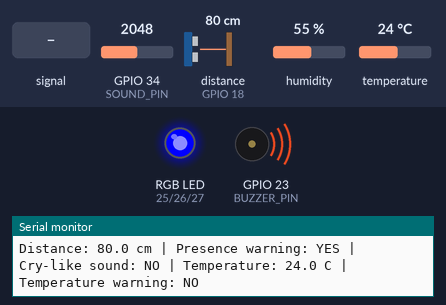
This sketch was run on a simulated ESP32. Shown: an RGB LED mixed from three pins (HIGH = lit), buzzer (waves = sounding, pin HIGH), the last lines printed to the serial monitor. Wiring (inferred from the names in the program): ultrasonic range finder: trigger GPIO 5; echo GPIO 18. The test bench sets the inputs (shaded band); at power-on: distance to the obstacle (sensor on GPIO 18) 80 cm, temperature 24 °C, GPIO 34 (SOUND_PIN) = 2048, humidity 55 % (analog values on the 0–4095 scale). The echo pulse lasts 58.3 µs per cm; pins used as bus, display or sensor lines are not drawn.

Above: at 1.2 s.
1.3 s: distance to the obstacle (sensor on GPIO 18) set to 23 cm
2.8 s: distance to the obstacle (sensor on GPIO 18) set to 19 cm
At 3.4 s:
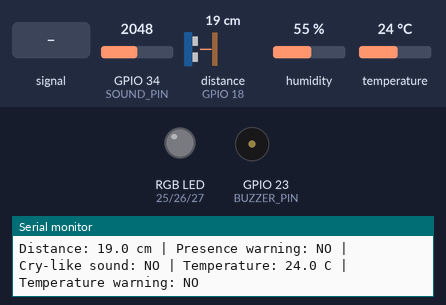
4.5 s: temperature set to 39 °C
7.2 s: temperature set to 42 °C
At 9.3 s:
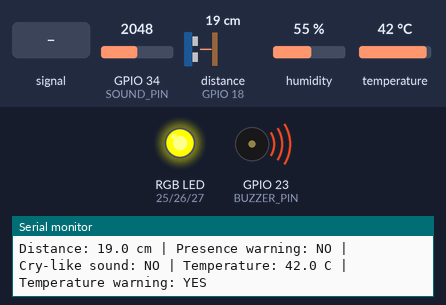
9.6 s: GPIO 34 (SOUND_PIN) fed a 200 Hz sine of ±327 counts around its level
At 10.8 s:
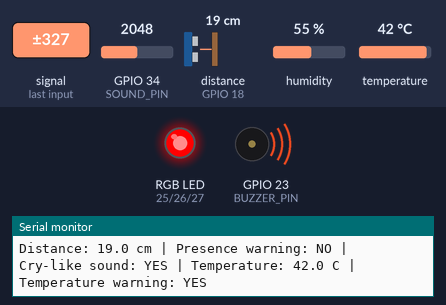
11.2 s: GPIO 34 (SOUND_PIN) set to 2866
At 12.4 s:
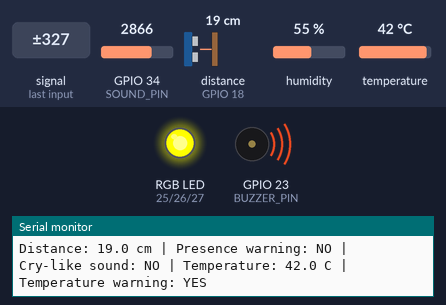
Timing chart, 0 to 14.2 s (numbered marks = the images above; inputs shaded):
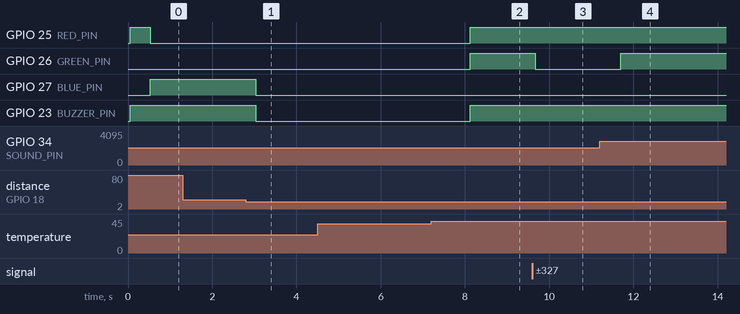

Measured:
- the behaviour switches between 21 and 20 cm on distance to the obstacle (sensor on GPIO 18) (found by bisection; images 0 and 1)
- the behaviour switches between 40 and 41 °C on temperature (found by bisection; images 1 and 2)
- after the input at 2.8 s, GPIO 27 (BLUE_PIN), GPIO 23 (BUZZER_PIN): HIGH → LOW after 0.23 s
- after the input at 7.2 s, GPIO 25 (RED_PIN), GPIO 26 (GREEN_PIN), GPIO 23 (BUZZER_PIN): LOW → HIGH after 0.92 s
- after the input at 9.6 s, GPIO 26 (GREEN_PIN): HIGH → LOW after 0.07 s
- after the input at 11.2 s, GPIO 26 (GREEN_PIN): LOW → HIGH after 0.50 s

The sketch:

BMS.ino
```cpp
#include <WiFi.h>
#include <esp_now.h>
#include <DHT.h>
#include <math.h>

// ================================================
// BABY MONITORING DEVICE (BMD)
// ESP32 + HC-SR04 + Sound Sensor + DHT11
// ESP-NOW transmitter to Parent Monitoring Device
// ================================================

// HC-SR04
#define TRIG_PIN 5
#define ECHO_PIN 18  // Use voltage divider

// Sound sensor analogue output
#define SOUND_PIN 34

// DHT11
#define DHT_PIN 4
#define DHT_TYPE DHT11
DHT dht(DHT_PIN, DHT_TYPE);

// Optional local RGB LED and buzzer
#define RED_PIN   25
#define GREEN_PIN 26
#define BLUE_PIN  27
#define BUZZER_PIN 23

// false = common cathode
// true = common anode
const bool COMMON_ANODE = false;

// ================================================
// CONFIGURATION
// ================================================

const float MIN_DISTANCE_CM = 1.0;
const float MAX_DISTANCE_CM = 20.0;

const int SOUND_THRESHOLD = 10;
const float TEMP_THRESHOLD_C = 40.0;

const unsigned long SEND_INTERVAL_MS = 500;
const unsigned long DHT_INTERVAL_MS = 2000;
const unsigned long SOUND_HOLD_MS = 500;

const int REQUIRED_DISTANCE_READINGS = 3;

// Must match the Parent Device receiver!
const uint32_t PACKET_MAGIC = 0xB2026001;

// Broadcast address: no parent MAC address needed
uint8_t parentAddress[] = {
  0xFF, 0xFF, 0xFF, 0xFF, 0xFF, 0xFF
};

// ================================================
// WIRELESS PACKET
// Must match the parent's BabyStatus structure.
// ================================================

struct BabyStatus {
  uint32_t magic;
  uint32_t sequence;
  uint8_t presenceWarning;
  uint8_t cryWarning;
  uint8_t temperatureWarning;
};

BabyStatus statusPacket;

uint32_t packetSequence = 0;

bool espNowReady = false;
bool packetSent = false;

// ================================================
// SENSOR VARIABLES
// ================================================

float distanceCM = NAN;
float temperatureC = NAN;
float humidity = NAN;

bool echoReceived = false;
bool babyPresent = false;
bool presenceWarning = true;
bool cryWarning = false;
bool temperatureWarning = false;
bool temperatureValid = false;

int presenceCounter = 0;
int absenceCounter = 0;

unsigned long lastDHTRead = 0;
unsigned long lastSoundTime = 0;
unsigned long lastSendTime = 0;

bool presenceInitialised = false;

// ================================================
// RGB LED CONTROL
// ================================================

void setRGB(bool r, bool g, bool b) {
  if (COMMON_ANODE) {
    digitalWrite(RED_PIN, !r);
    digitalWrite(GREEN_PIN, !g);
    digitalWrite(BLUE_PIN, !b);
  } else {
    digitalWrite(RED_PIN, r);
    digitalWrite(GREEN_PIN, g);
    digitalWrite(BLUE_PIN, b);
  }
}

// ================================================
// ULTRASONIC SENSOR
// Object in 1-20 cm = presence detected.
// Repeated out-of-range/no-echo readings indicate
// presence not confirmed.
// ================================================

void updatePresence() {
  digitalWrite(TRIG_PIN, LOW);
  delayMicroseconds(3);

  digitalWrite(TRIG_PIN, HIGH);
  delayMicroseconds(10);
  digitalWrite(TRIG_PIN, LOW);

  unsigned long duration =
      pulseIn(ECHO_PIN, HIGH, 30000);

  echoReceived = (duration != 0);

  if (echoReceived) {
    distanceCM = duration * 0.0343f / 2.0f;
  } else {
    distanceCM = NAN;
  }

  bool inRange =
      echoReceived &&
      distanceCM >= MIN_DISTANCE_CM &&
      distanceCM <= MAX_DISTANCE_CM;

  if (inRange) {
    presenceCounter++;
    absenceCounter = 0;
  } else {
    absenceCounter++;
    presenceCounter = 0;
  }

  if (presenceCounter >= REQUIRED_DISTANCE_READINGS) {
    babyPresent = true;
    presenceInitialised = true;
  }

  if (absenceCounter >= REQUIRED_DISTANCE_READINGS) {
    babyPresent = false;
    presenceInitialised = true;
  }

  // Initially, do not claim that presence is confirmed.
  presenceWarning = !babyPresent;
}

// ================================================
// SOUND SENSOR
// Analogue sound event detection, not cry recognition.
// ================================================

int readSoundLevel() {
  int minimum = 4095;
  int maximum = 0;

  unsigned long start = millis();

  while (millis() - start < 20) {
    int value = analogRead(SOUND_PIN);

    if (value < minimum) minimum = value;
    if (value > maximum) maximum = value;
  }

  return maximum - minimum;
}

void updateSound() {
  int soundLevel = readSoundLevel();

  if (soundLevel >= SOUND_THRESHOLD) {
    lastSoundTime = millis();
  }

  cryWarning =
      (millis() - lastSoundTime <= SOUND_HOLD_MS);

  Serial.print("Sound level: ");
  Serial.println(soundLevel);
}

// ================================================
// DHT11 TEMPERATURE
// ================================================

void updateTemperature() {
  if (millis() - lastDHTRead < DHT_INTERVAL_MS) {
    return;
  }

  lastDHTRead = millis();

  float t = dht.readTemperature();
  float h = dht.readHumidity();

  if (!isnan(t) && !isnan(h)) {
    temperatureC = t;
    humidity = h;
    temperatureValid = true;

    temperatureWarning =
        (temperatureC > TEMP_THRESHOLD_C);
  } else {
    temperatureValid = false;

    // Treat a failed temperature reading as a warning.
    temperatureWarning = true;
  }
}

// ================================================
// ESP-NOW TRANSMISSION
// ================================================

void sendBabyStatus() {
  statusPacket.magic = PACKET_MAGIC;
  statusPacket.sequence = ++packetSequence;

  statusPacket.presenceWarning =
      presenceWarning ? 1 : 0;

  statusPacket.cryWarning =
      cryWarning ? 1 : 0;

  statusPacket.temperatureWarning =
      temperatureWarning ? 1 : 0;

  if (!espNowReady) {
    Serial.println("ESP-NOW not ready!");
    return;
  }

  esp_err_t result = esp_now_send(
      parentAddress,
      (uint8_t *)&statusPacket,
      sizeof(statusPacket)
  );

  packetSent = (result == ESP_OK);

  Serial.print("ESP-NOW queue result: ");
  Serial.println(packetSent ? "OK" : "FAILED");
}

// ================================================
// LOCAL BMD ALERTS
// ================================================

void updateLocalAlerts() {
  int warningCount = 0;

  if (presenceWarning) warningCount++;
  if (cryWarning) warningCount++;
  if (temperatureWarning) warningCount++;

  if (warningCount == 0) {
    setRGB(false, false, false);
    digitalWrite(BUZZER_PIN, LOW);
    return;
  }

  if (warningCount >= 2) {
    setRGB(true, false, false);  // Solid red
  } else if (cryWarning) {
    setRGB(true, false, false);  // Red
  } else if (temperatureWarning) {
    setRGB(true, true, false);   // Yellow
  } else {
    setRGB(false, false, true);  // Blue
  }

  digitalWrite(BUZZER_PIN, HIGH);
}

// ================================================
// SETUP
// ================================================

void setup() {
  Serial.begin(115200);

  pinMode(TRIG_PIN, OUTPUT);
  pinMode(ECHO_PIN, INPUT);
  pinMode(SOUND_PIN, INPUT);

  pinMode(RED_PIN, OUTPUT);
  pinMode(GREEN_PIN, OUTPUT);
  pinMode(BLUE_PIN, OUTPUT);
  pinMode(BUZZER_PIN, OUTPUT);

  analogReadResolution(12);
  dht.begin();

  digitalWrite(TRIG_PIN, LOW);
  setRGB(false, false, false);
  digitalWrite(BUZZER_PIN, LOW);

  WiFi.mode(WIFI_STA);
  WiFi.disconnect();

  Serial.println();
  Serial.println("BABY MONITORING DEVICE");
  Serial.print("BMD MAC address: ");
  Serial.println(WiFi.macAddress());

  if (esp_now_init() != ESP_OK) {
    Serial.println("ESP-NOW initialisation failed!");
    return;
  }

  esp_now_peer_info_t peerInfo = {};
  memcpy(peerInfo.peer_addr, parentAddress, 6);
  peerInfo.channel = 0;
  peerInfo.encrypt = false;

  if (esp_now_add_peer(&peerInfo) != ESP_OK) {
    Serial.println("Failed to add broadcast peer!");
    return;
  }

  espNowReady = true;

  lastDHTRead = millis() - DHT_INTERVAL_MS;

  Serial.println("ESP-NOW transmitter ready");
  Serial.println("Sending status every 500 ms");
}

// ================================================
// MAIN LOOP
// ================================================

void loop() {
  updatePresence();
  updateSound();
  updateTemperature();

  updateLocalAlerts();

  if (millis() - lastSendTime >= SEND_INTERVAL_MS) {
    lastSendTime = millis();
    sendBabyStatus();
  }

  Serial.print("Distance: ");

  if (echoReceived) {
    Serial.print(distanceCM, 1);
    Serial.print(" cm");
  } else {
    Serial.print("NO ECHO");
  }

  Serial.print(" | Presence warning: ");
  Serial.print(presenceWarning ? "YES" : "NO");

  Serial.print(" | Cry-like sound: ");
  Serial.print(cryWarning ? "YES" : "NO");

  Serial.print(" | Temperature: ");

  if (temperatureValid) {
    Serial.print(temperatureC, 1);
    Serial.print(" C");
  } else {
    Serial.print("SENSOR ERROR");
  }

  Serial.print(" | Temperature warning: ");
  Serial.println(temperatureWarning ? "YES" : "NO");

  delay(50);
}
```
